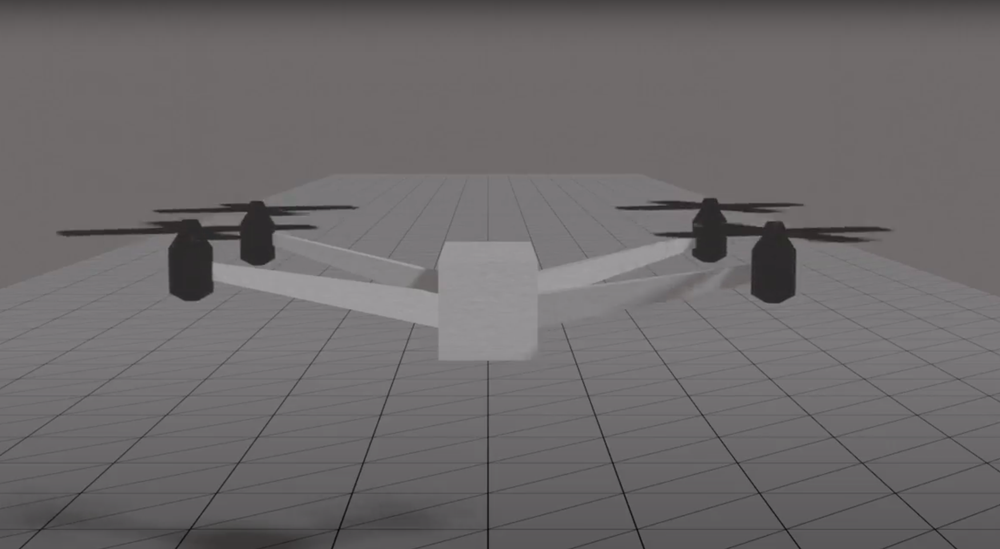
#> input picture media/home.png, 1000 x 549 px, shrunk from 1750 x 960 before the run
$ python training_gui.py
#> lines starting #> are read from the running program, lines starting #| are printed output that depends on the picture; pictures that were not available may be replaced by others from this repository, and a replacement may not be noted
### board.py
import argparse
import time
import numpy as np
from matplotlib import pyplot as plt
import os

import brainflow
from brainflow.board_shim import BoardShim, BrainFlowInputParams, LogLevels, BoardIds
from brainflow.data_filter import DataFilter, FilterTypes, AggOperations

board = None
data_dir = None

def connect_to_headset(serial_port):
    global board
    params = BrainFlowInputParams()
    params.serial_port = serial_port
    board = BoardShim(BoardIds.CYTON_DAISY_BOARD, params) #cython board has id 0. with daisy id 2
    #board = BoardShim(BoardIds.SYNTHETIC_BOARD.value, params) fake board
    board.prepare_session()
    return "connected"

# [4 lines left out: function close_headset, not called in this run]

def write_to_csv():
    return

def start_data_stream():
    board.start_stream()

# [10 lines left out: function stop_data_stream, not called in this run]

def create_directory(directoy_name):
    global data_dir
    if not os.path.exists(directoy_name):
        os.mkdir(directoy_name)
    data_dir = directoy_name

def save_sample(sample, action):
    actiondir = f"{data_dir}/{action}"
    if not os.path.exists(actiondir):
        os.mkdir(actiondir)

    print(f"saving {action} personal_dataset...")
    np.save(os.path.join(actiondir, f"{int(time.time())}.npy"), np.array(sample))

### training_gui.py
import board as eeg_headset
import cv2
import time
import numpy as np
import random

sample_count = 60
gui_name = "data trainer"
dir_name = "data_set_forward_yaw_right_empty"
com_port = "/dev/ttyUSB0"

current_sample_count = [0,0,0,0,0,0,0,0,0]
#directions = ["forward","backward","up","down","yaw left", "yaw right", "left", "right", "empty"]
directions = ["left", "right", "empty"]

def generate_random():
    return random.randint(0,len(directions)-1)

def generate_random_list():
    dir_list = []

    for i in range(sample_count * len(directions)):
        print("i = ", i)

        random = generate_random()

        while dir_list.count(random) >= sample_count:
            random = generate_random()

        dir_list.append(random)

    return dir_list

directions_list = generate_random_list()

def sample_data(direction):

    frame_count = 0
    recording = False
    cap = None
    sample = None
    start_time = 30

    if direction == "forward":
        cap = cv2.VideoCapture('media/drone_forward.mp4')
    elif direction == "backward":
        cap = cv2.VideoCapture('media/drone_back.mp4')

    elif direction == "up":
        cap = cv2.VideoCapture('media/drone_up.mp4')
    elif direction == "down":
        cap = cv2.VideoCapture('media/drone_down.mp4')

    elif direction == "yaw left":
        cap = cv2.VideoCapture('media/drone_turn_left.mp4')
    elif direction == "yaw right":
        cap = cv2.VideoCapture('media/drone_turn_right.mp4')

    elif direction == "left":
        cap = cv2.VideoCapture('media/drone_left.mp4')
    elif direction == "right":
        cap = cv2.VideoCapture('media/drone_right.mp4')

    elif direction == "empty":
        cap = cv2.VideoCapture('media/drone_hover.mp4')

    while(cap.isOpened()):
        ret, frame = cap.read()
        time.sleep(1/50)

        if frame_count == start_time:
            eeg_headset.start_data_stream()
            recording = True

        elif frame_count == start_time + 65:
            sample = eeg_headset.stop_data_stream()
            recording = False

        if ret:
            cv2.putText(frame, str(current_sample_count) + " samples complete from " + str(sample_count) + " samples", (50,50), cv2.FONT_HERSHEY_SIMPLEX , 1, (0, 0, 255), 3, cv2.LINE_AA)
            cv2.putText(frame, "Think about the drone moving: "  + str(direction), (50,500), cv2.FONT_HERSHEY_SIMPLEX , 1, (0, 0, 255), 3, cv2.LINE_AA)

            if recording:
                cv2.putText(frame, "recording now!", (50,100), cv2.FONT_HERSHEY_SIMPLEX , 1, (0, 0, 255), 3, cv2.LINE_AA)

            cv2.imshow(gui_name,frame)

        else:
            cap.release()

        if cv2.waitKey(1) & 0xFF == ord('q'):
            break

        frame_count += 1

    eeg_headset.save_sample(sample,direction)

home_image = cv2.imread("media/home.png")
#> home_image is the input picture: shape (549, 1000, 3); mean B, G, R 106.5, 105.5, 108.8
image_width, image_height, channels = home_image.shape
#> image_width = 549; image_height = 1000; channels = 3
cv2.putText(home_image, "Welcome to the data trainer. Please press any key to continue", (50,50), cv2.FONT_HERSHEY_SIMPLEX , 1, (0, 0, 255), 3, cv2.LINE_AA)
cv2.imshow(gui_name, home_image)
cv2.waitKey(0)

home_image = cv2.imread("media/home.png")
cv2.putText(home_image, "This program will help you to train our models to recoginize your brain pattern", (50,50), cv2.FONT_HERSHEY_SIMPLEX , 1, (0, 0, 255), 3, cv2.LINE_AA)
cv2.putText(home_image, "In order to do this correctly it is important that you are completely focussed on this task!", (50,100), cv2.FONT_HERSHEY_SIMPLEX , 1, (0, 0, 255), 3, cv2.LINE_AA)
cv2.putText(home_image, "During the traning this program will show you a animation of a drone", (50,150), cv2.FONT_HERSHEY_SIMPLEX , 1, (0, 0, 255), 3, cv2.LINE_AA)
cv2.putText(home_image, "Your task is to move this drone forward by thinking about commanding it to move forward", (50,200), cv2.FONT_HERSHEY_SIMPLEX , 1, (0, 0, 255), 3, cv2.LINE_AA)
cv2.putText(home_image, "You can do this by looking at the drone and commanding in your mind 'move forward' ", (50,250), cv2.FONT_HERSHEY_SIMPLEX , 1, (0, 0, 255), 3, cv2.LINE_AA)
cv2.putText(home_image, "if you are ready then lets begin by pressing any key!", (50,300), cv2.FONT_HERSHEY_SIMPLEX , 1, (0, 0, 255), 3, cv2.LINE_AA)
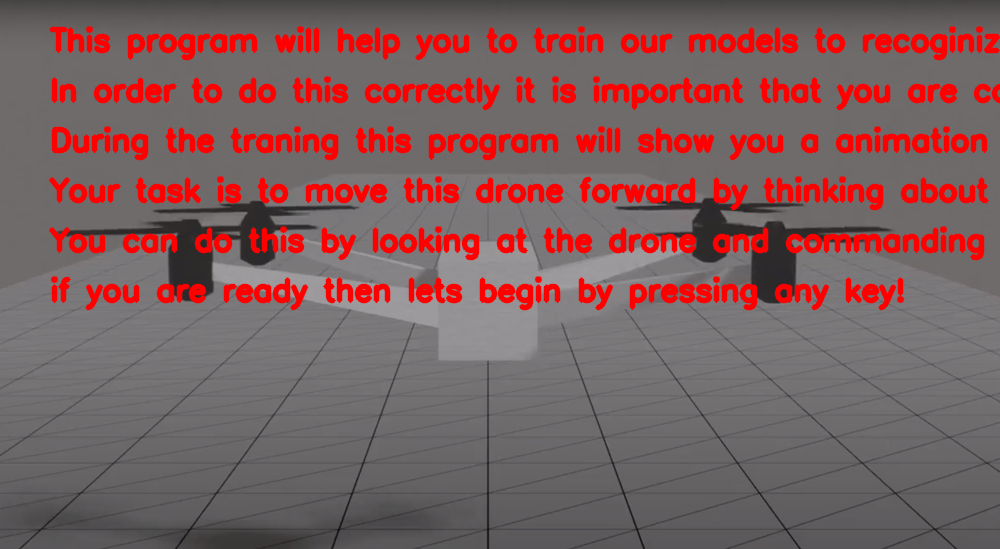
#> home_image: shape (549, 1000, 3); mean B, G, R 94.6, 93.6, 124.1
cv2.imshow(gui_name, home_image)
cv2.waitKey(0)

eeg_headset.connect_to_headset(com_port)
#> (the call stopped at in connect_to_headset, `params = BrainFlowInputParams()`: brainflow is not available in this run)
eeg_headset.create_directory(dir_name)

for i in directions_list:

    print("direction = " + str(directions[i]))
    current_sample_count[i] += 1
    sample_data(directions[i])
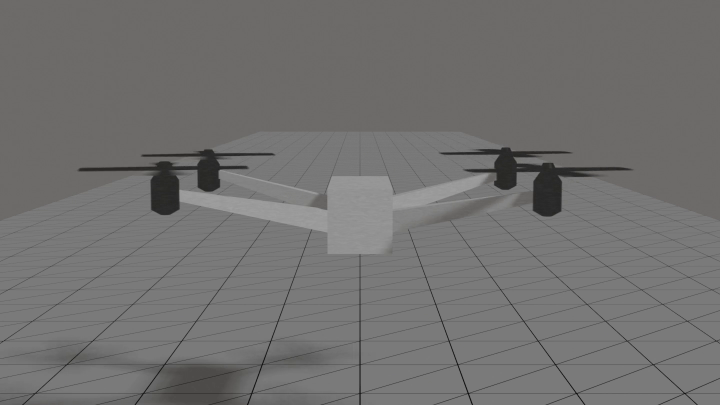
#> input picture frame 16 of media/drone_forward.mp4, 1440 x 810 px, given in place of drone_right.mp4, which was not available (shown at 1/2 size)
#> in sample_data, frame is the input picture: shape (810, 1440, 3); mean B, G, R 111.7, 112.6, 113.4
#> in sample_data, `cv2.putText(frame, "Think about the drone moving: "  + str(direction),..`:
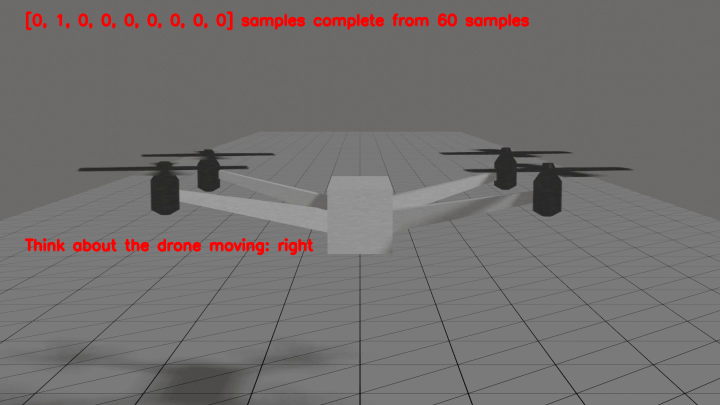
#> frame: shape (810, 1440, 3) (shown at 1/2 size); mean B, G, R 110.1, 111, 115.4
#> (key q is pressed here)
